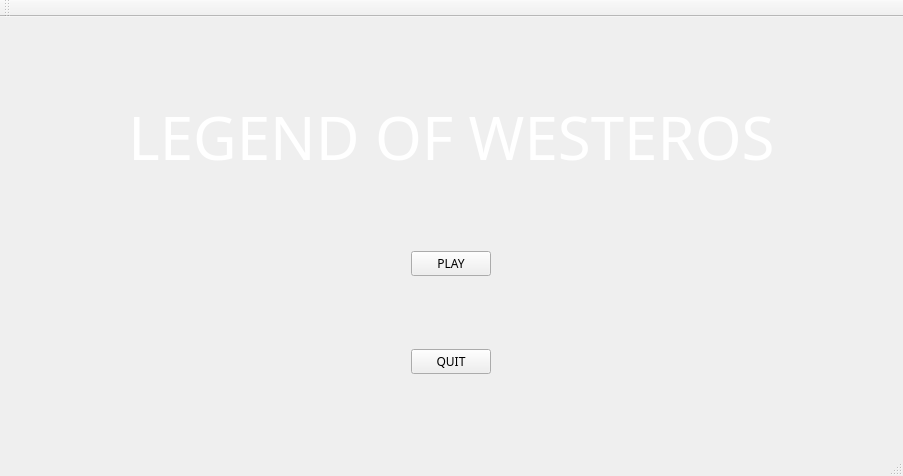
<?xml version="1.0" encoding="UTF-8"?>
<ui version="4.0">
 <class>MainWindow</class>
 <widget class="QMainWindow" name="MainWindow">
  <property name="geometry">
   <rect>
    <x>0</x>
    <y>0</y>
    <width>903</width>
    <height>476</height>
   </rect>
  </property>
  <property name="windowTitle">
   <string>MainWindow</string>
  </property>
  <property name="layoutDirection">
   <enum>Qt::LeftToRight</enum>
  </property>
  <property name="styleSheet">
   <string notr="true">QMainWindow {
    background-image: url(img/main.jpg);
	background-position: center;
}</string>
  </property>
  <widget class="QWidget" name="centralWidget">
   <property name="sizePolicy">
    <sizepolicy hsizetype="Preferred" vsizetype="Preferred">
     <horstretch>0</horstretch>
     <verstretch>0</verstretch>
    </sizepolicy>
   </property>
   <layout class="QVBoxLayout" name="verticalLayout">
    <property name="sizeConstraint">
     <enum>QLayout::SetDefaultConstraint</enum>
    </property>
    <item>
     <widget class="QLabel" name="label">
      <property name="sizePolicy">
       <sizepolicy hsizetype="Minimum" vsizetype="Maximum">
        <horstretch>0</horstretch>
        <verstretch>0</verstretch>
       </sizepolicy>
      </property>
      <property name="font">
       <font>
        <family>Game of Thrones</family>
        <pointsize>45</pointsize>
        <weight>50</weight>
        <italic>false</italic>
        <bold>false</bold>
       </font>
      </property>
      <property name="text">
       <string>&lt;html&gt;&lt;head/&gt;&lt;body&gt;&lt;p&gt;&lt;span style=&quot; color:#ffffff;&quot;&gt;LEGEND OF WESTEROS&lt;/span&gt;&lt;/p&gt;&lt;/body&gt;&lt;/html&gt;</string>
      </property>
      <property name="alignment">
       <set>Qt::AlignCenter</set>
      </property>
     </widget>
    </item>
    <item alignment="Qt::AlignHCenter">
     <widget class="QPushButton" name="play">
      <property name="sizePolicy">
       <sizepolicy hsizetype="Minimum" vsizetype="Maximum">
        <horstretch>0</horstretch>
        <verstretch>0</verstretch>
       </sizepolicy>
      </property>
      <property name="font">
       <font>
        <family>Game of Thrones</family>
       </font>
      </property>
      <property name="text">
       <string>PLAY</string>
      </property>
     </widget>
    </item>
    <item alignment="Qt::AlignHCenter">
     <widget class="QPushButton" name="quit">
      <property name="font">
       <font>
        <family>Game of Thrones</family>
       </font>
      </property>
      <property name="layoutDirection">
       <enum>Qt::LeftToRight</enum>
      </property>
      <property name="text">
       <string>QUIT</string>
      </property>
     </widget>
    </item>
   </layout>
  </widget>
  <widget class="QToolBar" name="mainToolBar">
   <attribute name="toolBarArea">
    <enum>TopToolBarArea</enum>
   </attribute>
   <attribute name="toolBarBreak">
    <bool>false</bool>
   </attribute>
  </widget>
  <widget class="QStatusBar" name="statusBar"/>
 </widget>
 <layoutdefault spacing="6" margin="11"/>
 <resources/>
 <connections/>
</ui>
